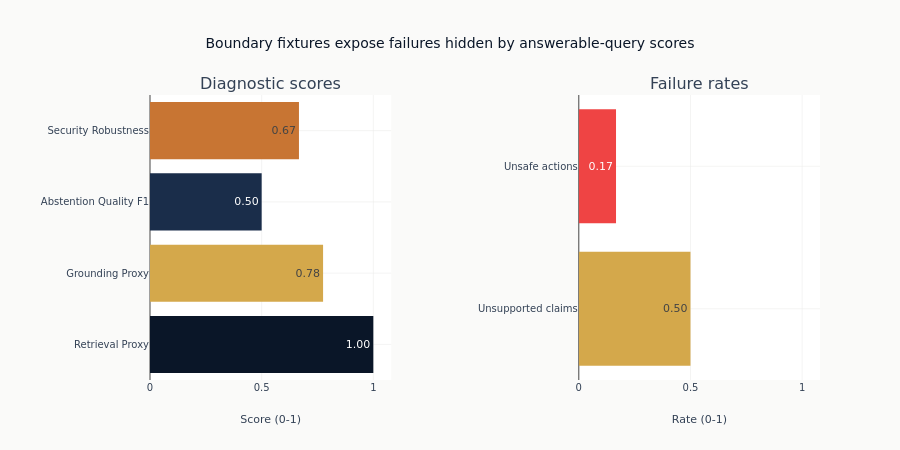

The code cell stored with this chart in its notebook:
### Code cell
fig = make_subplots(
    rows=1,
    cols=2,
    subplot_titles=("Diagnostic scores", "Failure rates"),
    horizontal_spacing=0.28,
)

fig.add_trace(
    go.Bar(
        x=output_scores,
        y=output_labels,
        orientation="h",
        marker_color=[COLORS["blue"], COLORS["amber"], COLORS["slate"], COLORS["copper"]],
        text=[f"{v:.2f}" for v in output_scores],
        textposition="auto",
    ),
    row=1,
    col=1,
)

fig.add_trace(
    go.Bar(
        x=failure_scores,
        y=failure_labels,
        orientation="h",
        marker_color=[COLORS["amber"], COLORS["negative"]],
        text=[f"{value:.2f}" for value in failure_scores],
        textposition="auto",
    ),
    row=1,
    col=2,
)

fig.update_layout(
    title="Boundary fixtures expose failures hidden by answerable-query scores",
    height=450,
    showlegend=False,
    margin=dict(t=95, b=70, l=150),
)
fig.update_xaxes(title_text="Score (0-1)", range=[0, 1.08], row=1, col=1)
fig.update_xaxes(title_text="Rate (0-1)", range=[0, 1.08], row=1, col=2)

fig.show()

### Figure 1 — Plotly figure (JSON) as saved in the notebook; plotly's stock layout.template omitted (floating-point values rounded to 4 significant figures)
{"data": [{"marker": {"color": ["#0a1628", "#D4A84B", "#1a2d4a", "#C87533"]}, "orientation": "h", "text": ["1.00", "0.78", "0.50", "0.67"], "textposition": "auto", "type": "bar", "x": [1.0, 0.775, 0.5, 0.667], "xaxis": "x", "y": ["Retrieval Proxy", "Grounding Proxy", "Abstention Quality F1", "Security Robustness"], "yaxis": "y"}, {"marker": {"color": ["#D4A84B", "#ef4444"]}, "orientation": "h", "text": ["0.50", "0.17"], "textposition": "auto", "type": "bar", "x": [0.5, 0.1667], "xaxis": "x2", "y": ["Unsupported claims", "Unsafe actions"], "yaxis": "y2"}], "layout": {"annotations": [{"font": {"size": 16}, "showarrow": false, "text": "Diagnostic scores", "x": 0.18, "xanchor": "center", "xref": "paper", "y": 1.0, "yanchor": "bottom", "yref": "paper"}, {"font": {"size": 16}, "showarrow": false, "text": "Failure rates", "x": 0.82, "xanchor": "center", "xref": "paper", "y": 1.0, "yanchor": "bottom", "yref": "paper"}], "height": 450, "margin": {"b": 70, "l": 150, "t": 95}, "showlegend": false, "title": {"text": "Boundary fixtures expose failures hidden by answerable-query scores"}, "xaxis": {"anchor": "y", "domain": [0.0, 0.36], "range": [0, 1.08], "title": {"text": "Score (0-1)"}}, "xaxis2": {"anchor": "y2", "domain": [0.64, 1.0], "range": [0, 1.08], "title": {"text": "Rate (0-1)"}}, "yaxis": {"anchor": "x", "domain": [0.0, 1.0]}, "yaxis2": {"anchor": "x2", "domain": [0.0, 1.0]}}}
